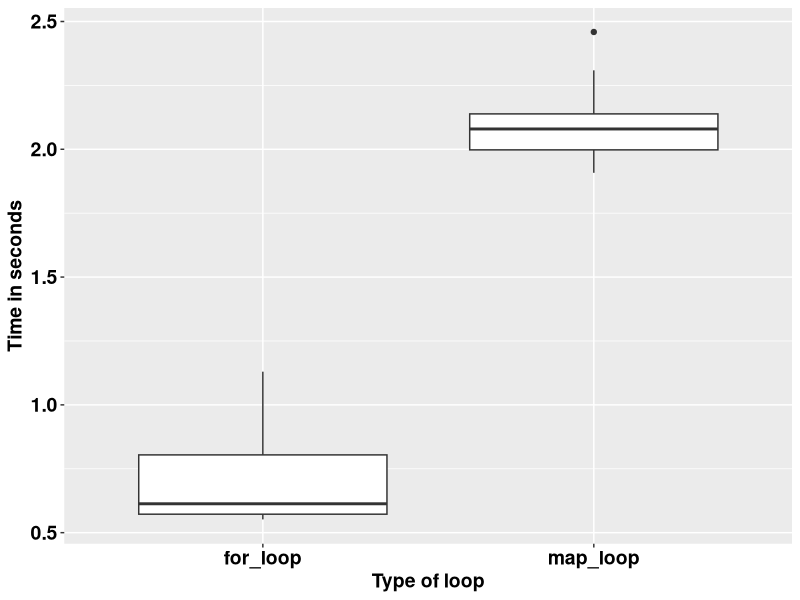

The R script that drew this image:
## ---- chunk 1
knitr::opts_chunk$set(echo = TRUE)
## ---- chunk 2
square <- function(a) a**2
square(3)
## ---- chunk 3
square <- function(b){ # Create the function name, called square
  b**2
}
square(3)
## ---- chunk 4
square <- function(c){ 
  product <- c**2
  return(product)
}
square(3)
## ---- chunk 5
square <- function(d){
  product <- d**2
  print(product)
}
square(5)
## ---- chunk 6
square <- function(e){
  product <- e**2
  (product)
}
square(9)
## ---- chunk 7
square <- function(f){
  product <- f**2
  show(product)
}
square(9)
## ---- chunk 8
square_root <- function(b){
  product <- b^0.5 # Thquare root of a number is the number raised to power half
  return(product/2)
}
square_root(9)
## ---- chunk 9
square_root
## ---- chunk 10
square(-10:10)
## ---- chunk 11
square_root(c(-26, 1:15, 158))
## ---- chunk 12
m <- list(12, 18, 345)
square_root(m[[2]])
## ---- chunk 13
rescale <- function(x){
  m <- mean(x)
  s <- sd(x)
  (x - m) / s
}
rescale(c(-52, 58, 46, 99))
## ---- chunk 14
rescale <- function(x, only_translate){
  m <- mean(x)
  translated <- x - m
  if (only_translate) return(translated)
  s <- sd(x)
  translated / s
}

rescale(x = 1:6, only_translate = TRUE)
## ---- chunk 15
rescale <- function(x, only_translate){
  m <- mean(x)
  translated <- x - m
  if (only_translate) return(translated)
  s <- sd(x)
  translated / s
}

rescale(x = 1:4, only_translate = FALSE)
## ---- chunk 16
rescale(only_translate = TRUE, x = 1:4)
## ---- chunk 17
rescale(x = 1:4, TRUE)
rescale(TRUE, x = 1:4)
rescale(1:4, only_translate = T)
rescale(only_translate = T, 1:4)
## ---- chunk 18
rescale(1:4, o = T)
rescale(o = T, 1:4)
## ---- chunk 19
rescale <- function(x, only_translate = FALSE){
  m <- mean(x)
  translated <- x - m
  if(only_translate) return(translated)
  s <- sd(x)
  translated / s
}
## ---- chunk 20
rescale(1:4) # This runs with only_translate being taken as FALSE by default.
## ---- chunk 21
rescale <- function(x, ...){
  m <- mean(x, ...)
  s <- sd(x, ...)
  (x - m) / s
}

rescale(1:4) # 
## ---- chunk 22
x <- c(NA, 1:3)
rescale(x)
## ---- chunk 23
x <- c(NA, 1:3)
rescale(x, na.rm = TRUE)
## ---- chunk 24
some_function <- function(x) x
other_function <- function(x, ...) x
# some_function(1:4, foo = "bar") # This does not run because there was no allowance.
other_function(1:4, foo = "bar")

## ---- chunk 25
f <- function(...) list(...)
g <- function(x, y, ...) f(...)
g(x = 1, y = 2, z = 3, w = 4)
## ---- chunk 26
compare_rasters <- function(x) {
  if (sum(x > 0.5, na.rm = TRUE) > 7) {
    return(1)
  } else {
    return(0)
  }
  
}
## ---- chunk 27
library(tidyverse)
volumes <- rnorm(1000000)

for_loop <- vector()

for (k in 1:20) {
  for_loop[k] <- system.time(for (i in 1:length(volumes)) {
    2.3 * volumes[i] ^ 9
  })
}

map_loop <- vector()
for (j in 1:20) {
  map_loop[j] <- system.time(map_vec(volumes, \(x) 2.3 * x ^ 9))
}
## ---- chunk 28
data.frame(for_loop = for_loop, map_loop = map_loop) %>% 
  gather(key = "key", value = "value") %>% 
  ggplot(aes(key, value)) +
  geom_boxplot() +
  labs(x = "Type of loop",
       y = "Time in seconds") +
  theme(text = element_text(size = 14, face = "bold", colour = "black")) +
  theme(axis.text = element_text(size = 14, face = "bold", colour = "black"))
## ---- chunk 29
library(stringr)
library(lubridate)

vec <- c("Today is 7th Sept 2023")

# The task is to get the date information and make it a date object.

pattern <- "\\d{1,2}th \\[A-Za-z]+ \\d{4}"

date_object <- str_extract(vec, pattern)

date_object <- str_replace(date_object, "th", "")

date_object <- str_replace(date_object, "Sept", "9")

date_object <- dmy(date_object)

print(date_object)
